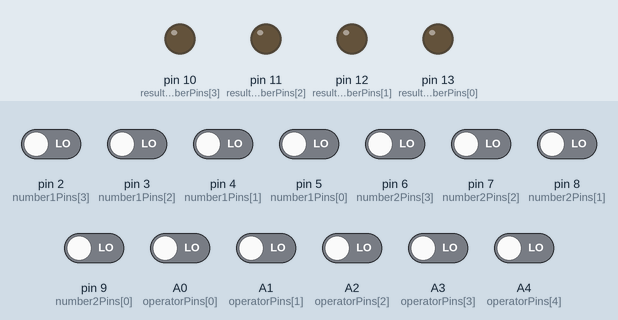
This sketch was run on a simulated Arduino Uno, built with avr-gcc and run on an emulated ATmega328P. Parts: output pins drawn as LEDs (lit = HIGH). The inputs (shaded band) are chosen by the test bench; at power-on: A0 (operatorPins[0]), A1 (operatorPins[1]), A2 (operatorPins[2]), A3 (operatorPins[3]), A4 (operatorPins[4]), pin 2 (number1Pins[3]), pin 3 (number1Pins[2]), pin 4 (number1Pins[1]), pin 5 (number1Pins[0]), pin 6 (number2Pins[3]), pin 7 (number2Pins[2]), pin 8 (number2Pins[1]), pin 9 (number2Pins[0]) LOW.

Above: at 1.2 s.
1.3 s: A1 (operatorPins[1]) driven HIGH
At 2.5 s:
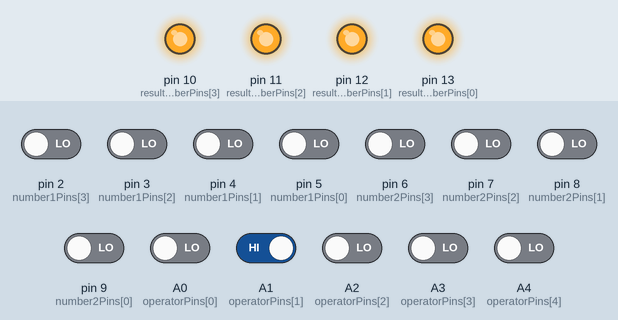
2.8 s: pin 6 (number2Pins[3]) driven HIGH
At 3.9 s:
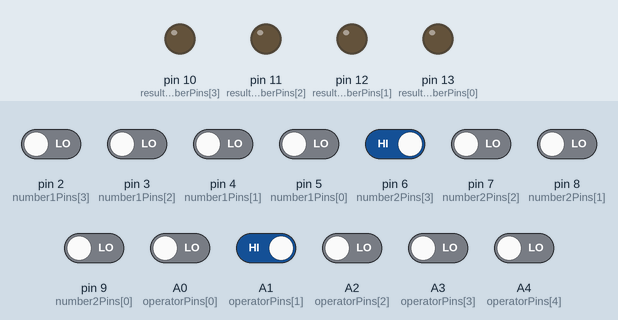
4.3 s: pin 2 (number1Pins[3]) driven HIGH
At 5.1 s:
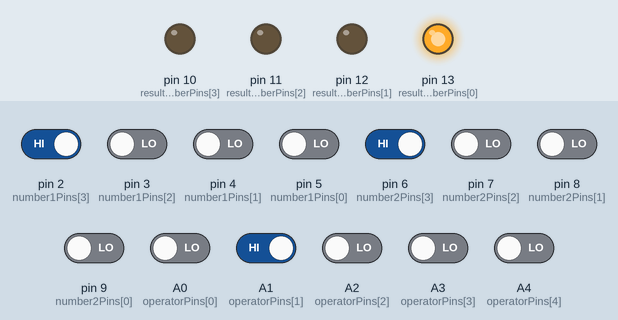
5.8 s: pin 2 (number1Pins[3]) driven LOW
At 6.3 s:
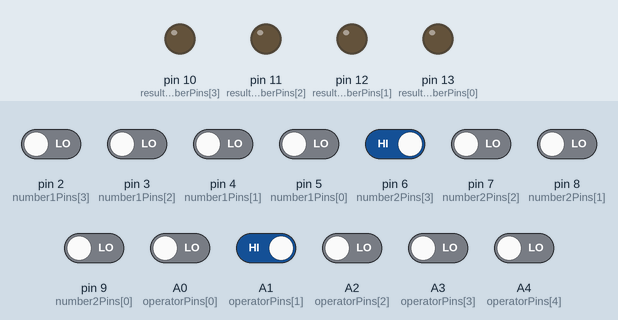
7.3 s: A3 (operatorPins[3]) driven HIGH
At 8.5 s:
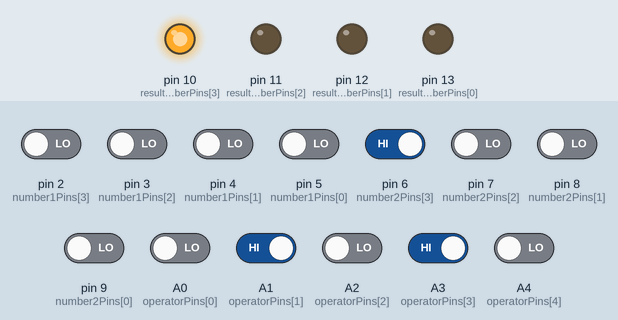
8.8 s: pin 3 (number1Pins[2]) driven HIGH
At 10.0 s:
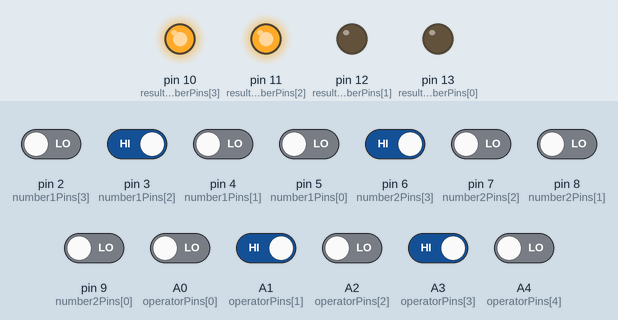
Timing chart, 0 to 11.3 s (numbered marks = the images above; inputs shaded):
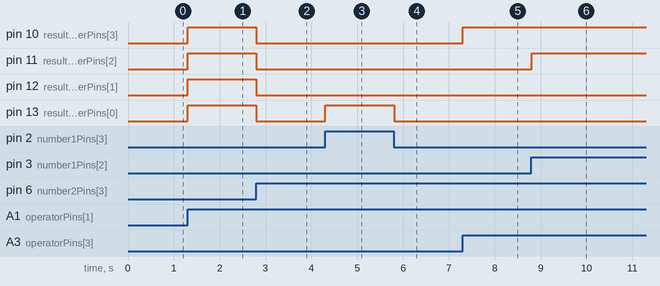

Measured:
- after the input at 1.3 s, pin 10 (resultNumberPins[3]), pin 11 (resultNumberPins[2]), pin 12 (resultNumberPins[1]), pin 13 (resultNumberPins[0]): LOW → HIGH at once
- after the input at 2.8 s, pin 10 (resultNumberPins[3]), pin 11 (resultNumberPins[2]), pin 12 (resultNumberPins[1]), pin 13 (resultNumberPins[0]): HIGH → LOW at once
- after the input at 4.3 s, pin 13 (resultNumberPins[0]): LOW → HIGH at once
- after the input at 5.8 s, pin 13 (resultNumberPins[0]): HIGH → LOW at once
- after the input at 7.3 s, pin 10 (resultNumberPins[3]): LOW → HIGH at once
- after the input at 8.8 s, pin 11 (resultNumberPins[2]): LOW → HIGH at once

The sketch:

BooleanCalculator.ino
```cpp
int number1Pins[4] = {5, 4, 3, 2}; //4bit first number pins
int number2Pins[4] = {9, 8, 7, 6}; //4bit second number pins
int resultNumberPins[4] = {13, 12, 11, 10}; //4bit result number pins
int operatorPins[5] = {A0, A1, A2, A3, A4}; //sum, sub, mul, div, clear

uint8_t number1 = 0; //first number
uint8_t number2 = 0; //second number
uint8_t result = 0; //result number

void setup() {
  Serial.begin(9600);

  for(int i = 0; i < 4; i++)
  {
    pinMode(number1Pins[i], INPUT); //first number pins set as INPUT
    pinMode(number2Pins[i], INPUT); //second number pins set as INPUT
    pinMode(resultNumberPins[i], OUTPUT); //result number pins set as OUTPUT
  }

  for(int i = 0; i < 5; i++)
    pinMode(operatorPins[i], INPUT); //operator pins set as INPUT


}

void loop() {

  for(int i = 0; i < 5; i++)
  {
    // Checking if any operator button is pressed
    if(digitalRead(operatorPins[i])){
      GetNumbers();
      switch(i)
      {
        case 0: //Clear
          result = 0;
          break;
        case 1: //Division
          result = number1 / number2;
          break;
        case 2: //Multiplication
          result = number1 * number2;
          break;
        case 3: //Subtraction
          result = number1 - number2;
          break;
        case 4: //Summation
          result = number1 + number2;
          break;
      }
      ShowOutput(result);
    }
  }

  delay(100);
}

void GetNumbers()
{
  for(int i = 0; i < 4; i++)
  {
    int temp = digitalRead(number1Pins[i]);
    bitWrite(number1, i, temp);
  }

  for(int i = 0; i < 4; i++)
  {
    int temp = digitalRead(number2Pins[i]);
    bitWrite(number2, i, temp);
  }
}

void ShowOutput(int result)
{
  for(int i = 0; i < 4; i++)
    digitalWrite(resultNumberPins[i] ,bitRead(result, i));

}
```
